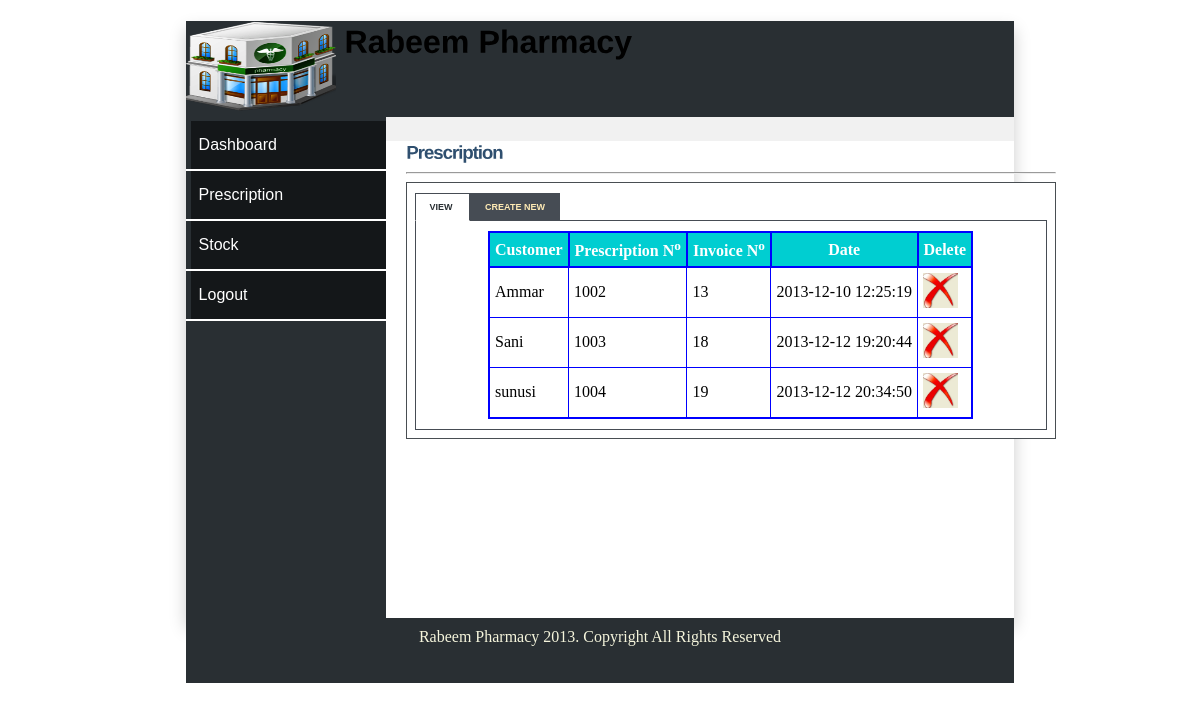
The app's page /prescription.php (signed in) with its own data.
### tables this page shows
CREATE TABLE `prescription` (
  `id` tinyint(5) NOT NULL,
  `prescription_id` int(5) NOT NULL,
  `customer_id` int(11) NOT NULL,
  `customer_name` varchar(30) NOT NULL,
  `age` int(11) NOT NULL,
  `sex` varchar(6) NOT NULL,
  `postal_address` varchar(20) NOT NULL,
  `invoice_id` tinyint(5) NOT NULL,
  `phone` varchar(12) NOT NULL,
  `date` timestamp NOT NULL DEFAULT CURRENT_TIMESTAMP
);

### prescription.php (the view, shortened to what this page needs)
<!DOCTYPE html>
<html>
<head>
<link rel="stylesheet" type="text/css" href="style/mystyle.css">
<link rel="stylesheet" href="style/style.css" type="text/css" media="screen" />
<link rel="stylesheet" href="style/table.css" type="text/css" media="screen" />
</head>
<body>
<div id="content">
<div id="header">
<h1><a href="#"><img src="images/hd_logo.jpg"></a> Rabeem Pharmacy</h1></div>
<div id="left_column">
<div id="button">
		<ul>
			<li><a href="pharmacist.php">Dashboard</a></li>
			<li><a href="prescription.php">Prescription</a></li>
			<li><a href="stock_pharmacist.php">Stock</a></li>
			<li><a href="logout.php">Logout</a></li>
		</ul>
</div>
</div>
<div id="main">
<div id="tabbed_box" class="tabbed_box">
    <h4>Prescription</h4>
<hr/>
    <div class="tabbed_area">
        <ul class="tabs">
            <li><a href="javascript:tabSwitch('tab_1', 'content_1');" id="tab_1" class="active">View </a></li>
            <li><a href="javascript:tabSwitch('tab_2', 'content_2');" id="tab_2">Create New</a></li>
        </ul>
        <div id="content_1" class="content">
		<?php echo $message1;
        include_once('connect_db.php');
       $result = mysqli_query($con,"SELECT * FROM prescription")or die(mysqli_error($con));
        echo "<table border='1' cellpadding='5'align='center'>";
        echo "<tr> <th>Customer</th><th>Prescription N<sup>o</sup></th> <th>Invoice N<sup>o</sup></th><th>Date </th><th>Delete</th></tr>";
        while($row = mysqli_fetch_array( $result )) {
                echo "<tr>";
                echo '<td>' . $row['customer_name'] . '</td>';
                echo '<td>' . $row['prescription_id'] . '</td>';
				echo '<td>' . $row['invoice_id'] . '</td>';
				echo '<td>' . $row['date'] . '</td>';
				?>
				<td><a href="delete_prescription.php?prescription_id=<?php echo $row['prescription_id']?>">
				<img src="images/delete-icon.jpg" width="35" height="35" border="0" /></a></td>
				<?php
		 }
        echo "</table>";
?>
        </div>
    </div>
</div>
</div>
<div id="footer" align="Center"> Rabeem Pharmacy 2013. Copyright All Rights Reserved</div>
</div>
</body>
</html>

### style/mystyle.css (style rules this page uses)
body { margin-top: 0px; padding-top: 0px; }
#content { margin: auto; background: #fff; max-width: 70%; height: 600px; background: #f1f1f1; box-shadow: 0 8px 16px 0 rgba(0,0,0,0.2); }
#header { width: inherit; height: 96px; background: #292F33; margin-top: 10px; }
#header img { float:left; height: 90px; width: 150px; }
#left_column { clear: all; float: left; width: 200px; height: 501px; background: #292F33; }
#main { clear: all; width: inherit; height: 470px; background: #fff; }
#button { width: 12.5em; padding: 0 0 1em 0; margin-top: 0.2em; margin-bottom: 1em; font-family: 'Trebuchet MS', 'Lucida Grande', Verdana, Arial, Sans-serif; color: #333; }
#button ul { list-style: none; margin: 0; padding: 0; border: none; }
#button li { border-bottom: 2px solid #fff; margin: 0; list-style: none; list-style-image: none; }
#button li a { display: block; padding: 15px 15px 15px 0.5em; border-left: 5px solid #292F33; border-right: 5px solid #292F33Z`; background-color: rgba(0, 0, 0, 0.5); color: #fff; text-decoration: none; width: 100%; }
html>body #button li a { width: auto; }
#footer { width: inherit; height: 55px; background: #292f33; clear: all; color: beige; padding-top: 10px; font-family: lucida console; }

### style/style.css (style rules this page uses)
#tabbed_box { margin: 0px auto 0px 220px; width: 650px; }
.tabbed_box h4 { font-size: 18px; color:#2F4F6F; letter-spacing:-1px; margin-bottom:10px; }
.tabbed_area { border: 1px solid #494e52; background-color: #fff; padding: 8px; }
ul.tabs { margin: 0px; padding: 0px; margin-top: 5px; margin-bottom: 6px; }
ul.tabs li { list-style: none; display: inline; }
ul.tabs li a { background-color: #464c54; color: #ffebb5; padding: 8px 14px 8px 14px; text-decoration: none; font-size: 9px; font-family: Verdana, Arial, Helvetica, sans-serif; font-weight: bold; text-transform: uppercase; border: 1px solid #464c54; }
ul.tabs li a.active { background-color: #ffffff; color: #282e32; border: 1px solid #464c54; border-bottom: 1px solid #ffffff; }
.content { background-color: #ffffff; padding: 10px; border: 1px solid #464c54; }

### style/table.css (style rules this page uses)
table { border-collapse:collapse; }
table,th { border: 2px solid blue; }
th { background-color: #00CED1; color:white; }

### prescription.php (style rules this page uses)
#main { height: 477px; }

### records on screen
prescription: customer_name "Ammar", prescription "1002", invoice "13", date "2013-12-10 12:25:19"
prescription: customer_name "Sani", prescription "1003", invoice "18", date "2013-12-12 19:20:44"
prescription: customer_name "sunusi", prescription "1004", invoice "19", date "2013-12-12 20:34:50"
